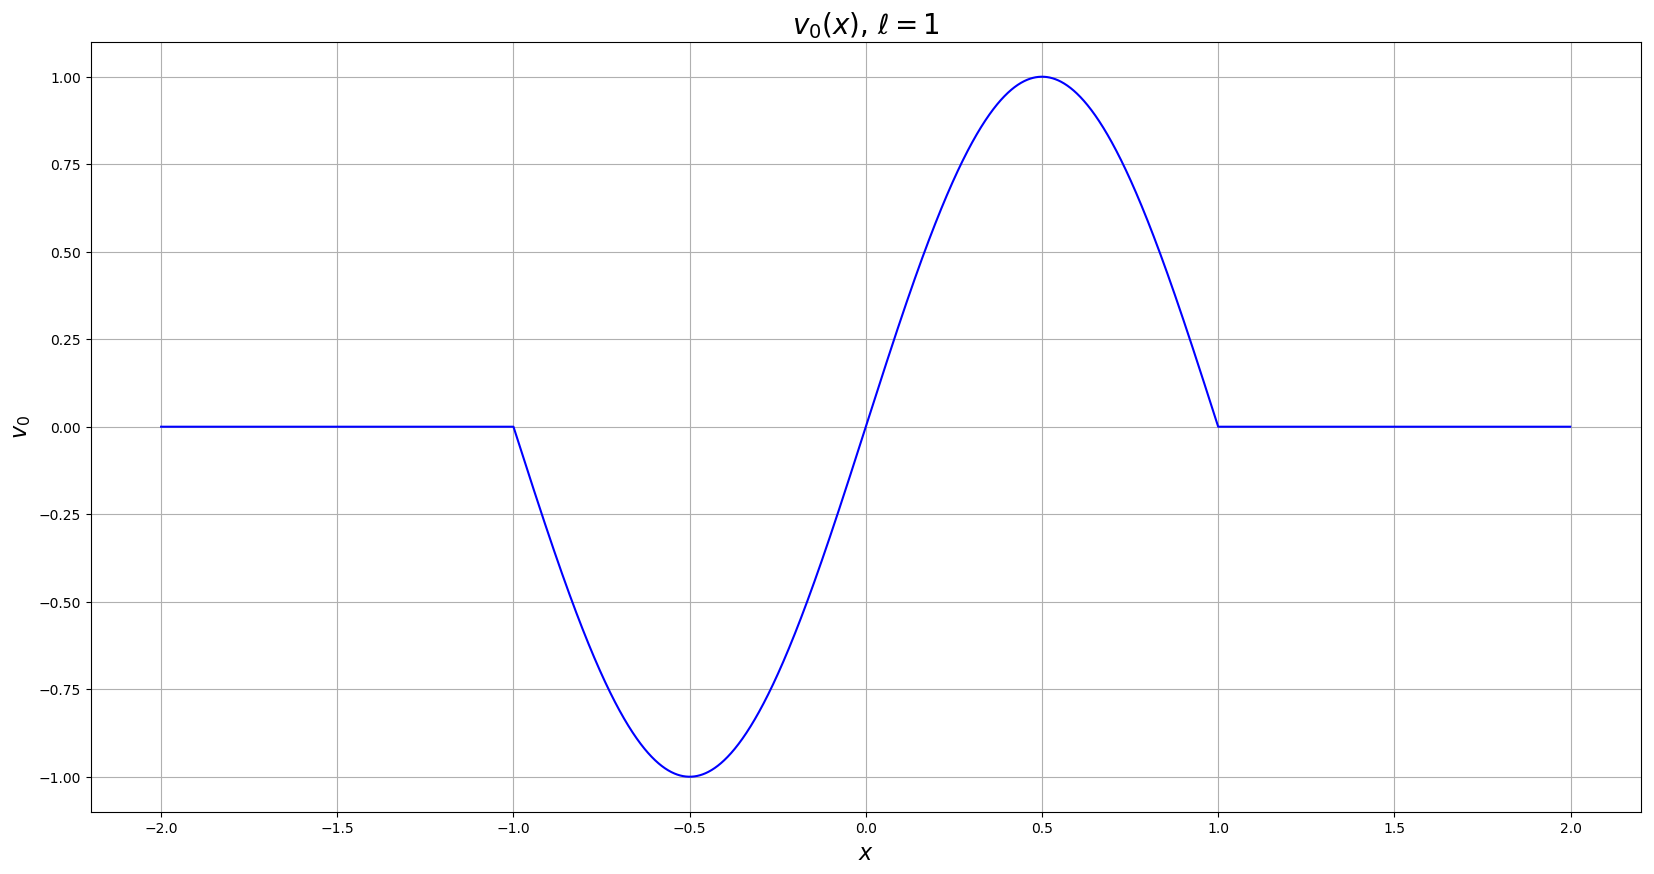

This figure's Python source:
#!/usr/bin/env python
import matplotlib.pyplot as plt
import numpy as np
from math import sin, pi


ell = 1

x_0 = np.arange(-2*ell, 2*ell, 1e-3)


def v_0_f(x: float) -> float:
	if x < -ell:
		return 0
	if -ell < x < ell:
		return sin(pi * x / ell)
	if ell < x:
		return 0


v_0 = np.array(list(map(v_0_f, x_0)))

plt.figure(figsize=(20,10))
plt.plot(x_0, v_0, 'b-')
plt.title(f'$v_0(x)$, $\\ell={ell}$', fontsize=20)
plt.xlabel('$x$', fontsize=16)
plt.ylabel('$v_0$', fontsize=16)
plt.grid(True)
plt.savefig('6.3.1.png', bbox_inches='tight')
